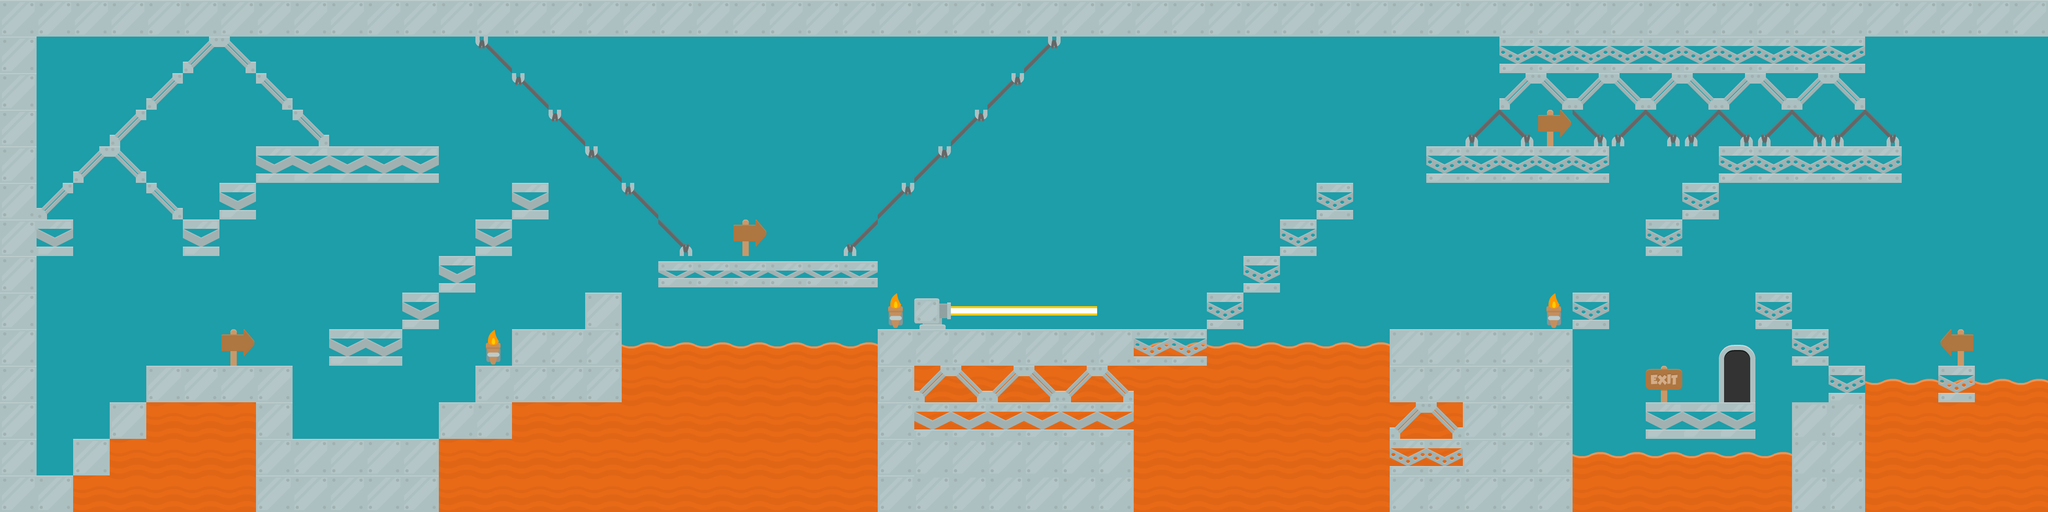

Tiled map render using the project's own tile images. Description and the map definition, with tile-layer contents summarised, below:
An orthogonal 56x14 tile map with 70x70 px tiles, 4 tile layers (BackgroundLayer, DecorationLayer, CollisionLayer, FruitLayer), 6 tilesets.

<map version="1.0" orientation="orthogonal" renderorder="left-up" width="56" height="14" tilewidth="70" tileheight="70" nextobjectid="19">
 <tileset firstgid="1" name="tiles_spritesheet" tilewidth="70" tileheight="70" spacing="2">
  <image source="../CutePack/Base pack/Tiles/tiles_spritesheet.png" trans="ff00ff" width="914" height="936" />
  <tile id="44">
   <properties>
    <property name="suelo" value="true" />
   </properties>
  </tile>
  <tile id="56">
   <properties>
    <property name="suelo" value="true" />
   </properties>
  </tile>
  <tile id="68">
   <properties>
    <property name="suelo" value="true" />
   </properties>
  </tile>
  <tile id="80">
   <properties>
    <property name="suelo" value="true" />
   </properties>
  </tile>
  <tile id="91">
   <properties>
    <property name="suelo" value="true" />
   </properties>
  </tile>
  <tile id="97">
   <properties>
    <property name="fruitType" value="apple" />
   </properties>
  </tile>
  <tile id="103">
   <properties>
    <property name="suelo" value="true" />
   </properties>
  </tile>
  <tile id="115">
   <properties>
    <property name="suelo" value="true" />
   </properties>
  </tile>
  <tile id="132">
   <properties>
    <property name="desplazable" value="true" />
    <property name="suelo" value="true" />
   </properties>
  </tile>
 </tileset>
 <tileset firstgid="157" name="fondo" tilewidth="70" tileheight="70" spacing="2">
  <image source="../CutePack/Base pack/bg.png" trans="ff00ff" width="256" height="256" />
 </tileset>
 <tileset firstgid="166" name="transparent" tilewidth="70" tileheight="70">
  <image source="../CutePack/transparent.png" width="70" height="70" />
  <tile id="0">
   <properties>
    <property name="tileType" value="air" />
   </properties>
  </tile>
 </tileset>
 <tileset firstgid="167" name="Frutas-01" tilewidth="70" tileheight="70">
  <image source="../CutePack/Frutas/Frutas-01.png" width="140" height="140" />
  <tile id="0">
   <properties>
    <property name="tileType" value="manzana" />
   </properties>
  </tile>
  <tile id="1">
   <properties>
    <property name="tileType" value="uva" />
   </properties>
  </tile>
  <tile id="2">
   <properties>
    <property name="tileType" value="sandia" />
   </properties>
  </tile>
  <tile id="3">
   <properties>
    <property name="tileType" value="pera" />
   </properties>
  </tile>
 </tileset>
 <tileset firstgid="171" name="fondo" tilewidth="70" tileheight="70">
  <image source="../CutePack/Base pack/Tiles/fondo.png" width="70" height="70" />
 </tileset>
 <tileset firstgid="172" name="sheet" tilewidth="70" tileheight="70">
  <image source="../CutePack/Base pack/Tiles/sheet.png" width="980" height="490" />
 </tileset>
 <layer name="BackgroundLayer" width="56" height="14">
  <data>[784 cells, 784 non-empty, 1 distinct tile ids]</data>
 </layer>
 <layer name="DecorationLayer" width="56" height="14">
  <data>[784 cells, 189 non-empty, 16 distinct tile ids]</data>
 </layer>
 <layer name="CollisionLayer" width="56" height="14">
  <data>[784 cells, 776 non-empty, 10 distinct tile ids]</data>
 </layer>
 <layer name="FruitLayer" width="56" height="14">
  <data>[784 cells, 13 non-empty, 4 distinct tile ids]</data>
 </layer>
</map>
